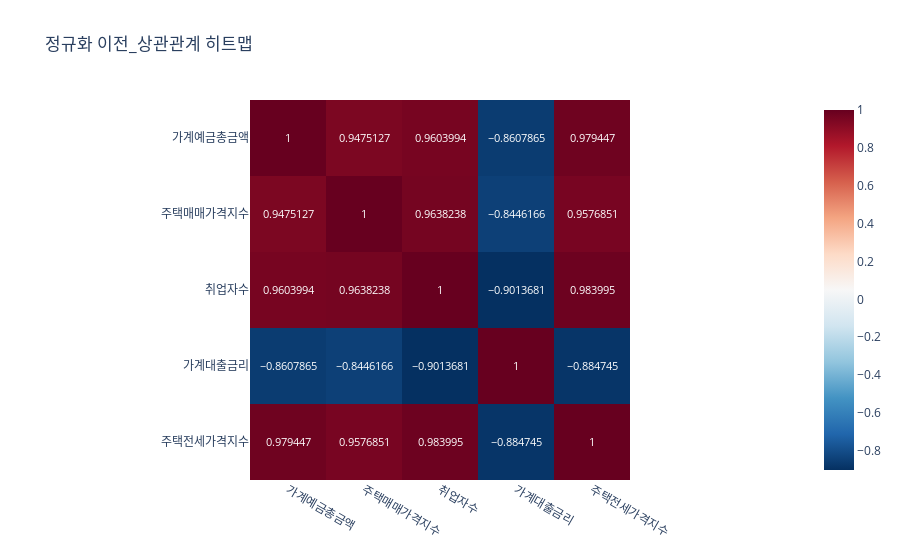

The notebook cell saved with this chart:
### Code cell
fig = px.imshow(df_corr_1,text_auto=True, color_continuous_scale='RdBu_r',title='정규화 이전_상관관계 히트맵')
fig.show()

### Figure 1 — Plotly figure (JSON) as saved in the notebook; plotly's stock layout.template omitted (floating-point values rounded to 4 significant figures)
{"data": [{"coloraxis": "coloraxis", "hovertemplate": "x: %{x}<br>y: %{y}<br>color: %{z}<extra></extra>", "name": "0", "texttemplate": "%{z}", "type": "heatmap", "x": ["가계예금총금액", "주택매매가격지수", "취업자수", "가계대출금리", "주택전세가격지수"], "xaxis": "x", "y": ["가계예금총금액", "주택매매가격지수", "취업자수", "가계대출금리", "주택전세가격지수"], "yaxis": "y", "z": [[1, 0.9475, 0.9604, -0.8608, 0.9794], [0.9475, 1, 0.9638, -0.8446, 0.9577], [0.9604, 0.9638, 1, -0.9014, 0.984], [-0.8608, -0.8446, -0.9014, 1, -0.8847], [0.9794, 0.9577, 0.984, -0.8847, 1]]}], "layout": {"coloraxis": {"colorscale": [[0, "rgb(5,48,97)"], [0.1, "rgb(33,102,172)"], [0.2, "rgb(67,147,195)"], [0.3, "rgb(146,197,222)"], [0.4, "rgb(209,229,240)"], [0.5, "rgb(247,247,247)"], [0.6, "rgb(253,219,199)"], [0.7, "rgb(244,165,130)"], [0.8, "rgb(214,96,77)"], [0.9, "rgb(178,24,43)"], [1, "rgb(103,0,31)"]]}, "title": {"text": "정규화 이전_상관관계 히트맵"}, "xaxis": {"anchor": "y", "constrain": "domain", "domain": [0, 1], "scaleanchor": "y"}, "yaxis": {"anchor": "x", "autorange": "reversed", "constrain": "domain", "domain": [0, 1]}}}
